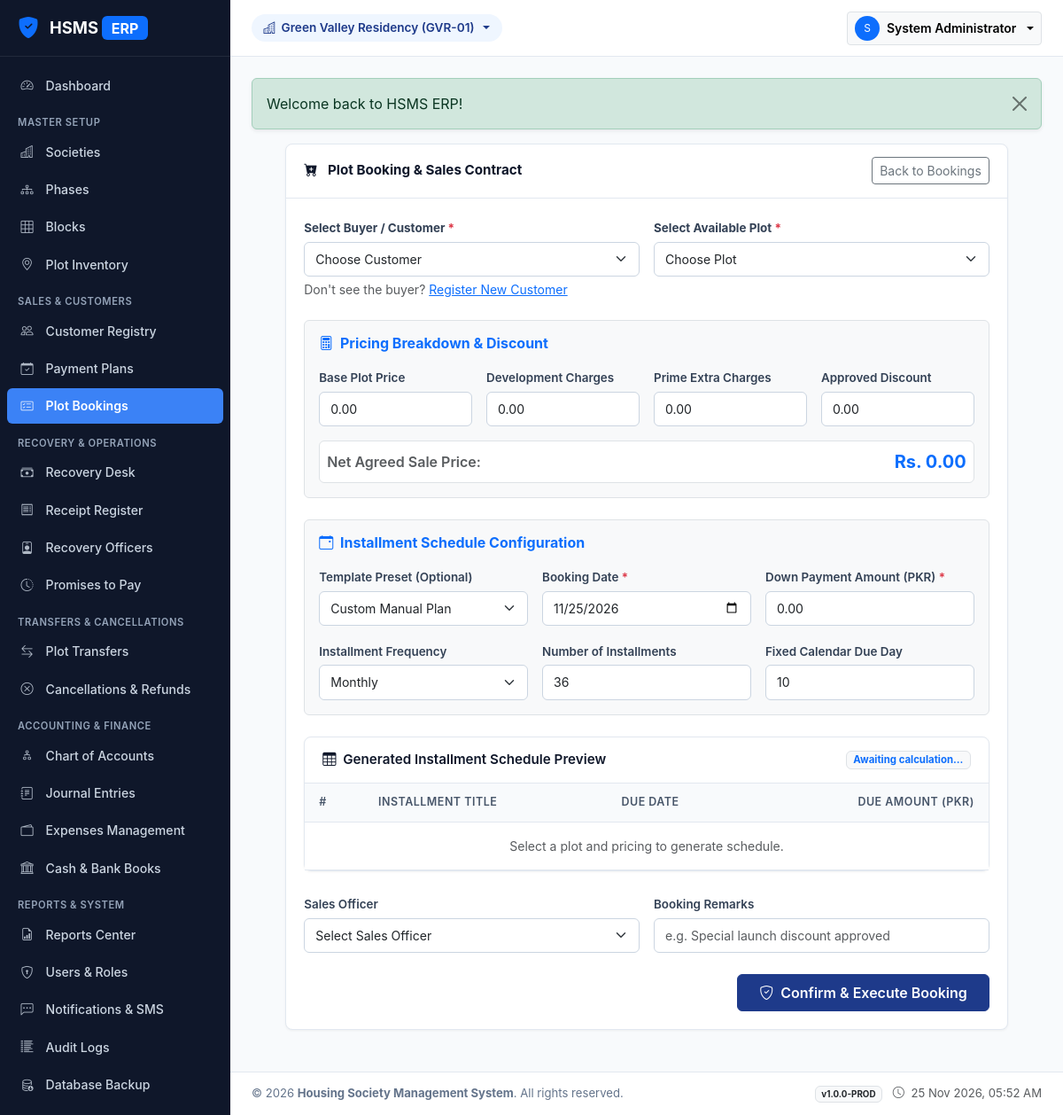
Screenshot of /modules/bookings/create.php (signed in) with the database file from the repository.
### tables this page shows
CREATE TABLE `societies` (
  `id` int(10) unsigned NOT NULL AUTO_INCREMENT,
  `society_code` varchar(20) NOT NULL,
  `name` varchar(150) NOT NULL,
  `location` varchar(255) NOT NULL,
  `address` text DEFAULT NULL,
  `contact_number` varchar(50) NOT NULL,
  `email` varchar(100) DEFAULT NULL,
  `registration_number` varchar(100) DEFAULT NULL,
  `logo_path` varchar(255) DEFAULT NULL,
  `start_date` date DEFAULT NULL,
  `status` enum('active','inactive') NOT NULL DEFAULT 'active',
  `remarks` text DEFAULT NULL,
  `created_at` timestamp NOT NULL DEFAULT current_timestamp(),
  `updated_at` timestamp NOT NULL DEFAULT current_timestamp() ON UPDATE current_timestamp(),
  PRIMARY KEY (`id`),
  UNIQUE KEY `society_code` (`society_code`)
);

CREATE TABLE `users` (
  `id` int(10) unsigned NOT NULL AUTO_INCREMENT,
  `name` varchar(100) NOT NULL,
  `email` varchar(100) NOT NULL,
  `username` varchar(50) NOT NULL,
  `password_hash` varchar(255) NOT NULL,
  `phone` varchar(30) DEFAULT NULL,
  `role_id` int(10) unsigned NOT NULL,
  `is_super_admin` tinyint(1) NOT NULL DEFAULT 0,
  `status` enum('active','inactive','suspended') NOT NULL DEFAULT 'active',
  `last_login` datetime DEFAULT NULL,
  `created_at` timestamp NOT NULL DEFAULT current_timestamp(),
  PRIMARY KEY (`id`),
  UNIQUE KEY `email` (`email`),
  UNIQUE KEY `username` (`username`),
  KEY `fk_user_role` (`role_id`),
  CONSTRAINT `fk_user_role` FOREIGN KEY (`role_id`) REFERENCES `roles` (`id`)
);

### includes/helpers.php (called while the page is built, shortened)
<?php
function e(mixed $string): string {
    return htmlspecialchars((string)($string ?? ''), ENT_QUOTES | ENT_SUBSTITUTE, 'UTF-8');
}
function base_url(string $path = ''): string {
    $path = ltrim($path, '/');
    return '/HSMS/' . $path;
}
function has_flash(): bool {
    return !empty($_SESSION['__flash']);
}
function get_flash(): array {
    $flashes = $_SESSION['__flash'] ?? [];
    return $flashes;
}

### includes/auth.php (called while the page is built, shortened)
<?php
function current_user(): ?array {
    return [
        'id'             => (int)$_SESSION['user_id'],
        'name'           => (string)($_SESSION['user_name'] ?? ''),
        'username'       => (string)($_SESSION['username'] ?? ''),
        'email'          => (string)($_SESSION['user_email'] ?? ''),
        'role_id'        => (int)($_SESSION['user_role_id'] ?? 0),
        'role_name'      => (string)($_SESSION['user_role_name'] ?? ''),
        'is_super_admin' => (bool)($_SESSION['is_super_admin'] ?? false)
    ];
}
function get_active_society_id(): int {
    if (!empty($_SESSION['active_society_id'])) {
        return (int)$_SESSION['active_society_id'];
    }
    $db = get_db_connection();
    $stmt = $db->query("SELECT `id` FROM `societies` WHERE `status` = 'active' ORDER BY `id` ASC LIMIT 1");
    $id = (int)$stmt->fetchColumn();
    return $id;
}
function get_active_society(): ?array {
    $socId = get_active_society_id();
    $db = get_db_connection();
    $stmt = $db->prepare("SELECT * FROM `societies` WHERE `id` = :id LIMIT 1");
    $stmt->execute(['id' => $socId]);
    return $stmt->fetch() ?: null;
}

### modules/bookings/create.php (the view, shortened to what this page needs)
<?php
$db = get_db_connection();
$stmtOfficers = $db->query("SELECT id, name FROM `users` WHERE `status` = 'active' ORDER BY `name` ASC");
$officers = $stmtOfficers->fetchAll();
require_once __DIR__ . '/../../includes/header.php';
?>
<div class="row justify-content-center">
    <div class="col-lg-11">
        <div class="card-hs">
            <div class="card-header d-flex justify-content-between align-items-center">
                <span class="fw-bold"><i class="bi bi-cart-plus-fill me-2"></i> Plot Booking & Sales Contract</span>
                <a href="<?= base_url('modules/bookings/index.php') ?>" class="btn btn-sm btn-outline-secondary">Back to Bookings</a>
            </div>
            <div class="card-body">
                <form method="POST" id="bookingForm">
                    <div class="row g-3 mb-4">
                        <div class="col-md-6">
                            <label class="form-label fw-bold">Select Buyer / Customer <span class="text-danger">*</span></label>
                            <select name="customer_id" id="customer_id" class="form-select form-select-sm <?= isset($errors['customer_id']) ? 'is-invalid' : '' ?>" required>
                                <option value="">Choose Customer</option>
                            </select>
                            <div class="form-text small">Don't see the buyer? <a href="<?= base_url('modules/customers/create.php') ?>" target="_blank">Register New Customer</a></div>
                        </div>
                        <div class="col-md-6">
                            <label class="form-label fw-bold">Select Available Plot <span class="text-danger">*</span></label>
                            <select name="plot_id" id="plot_id" class="form-select form-select-sm <?= isset($errors['plot_id']) ? 'is-invalid' : '' ?>" required onchange="handlePlotChange(this.value)">
                                <option value="">Choose Plot</option>
                            </select>
                        </div>
                    </div>
                    <div class="p-3 mb-4 rounded bg-light border">
                        <h6 class="fw-bold text-primary mb-3"><i class="bi bi-calculator me-1"></i> Pricing Breakdown & Discount</h6>
                        <div class="row g-3">
                            <div class="col-md-3">
                                <label class="form-label">Base Plot Price</label>
                                <input type="number" step="0.01" name="base_price" id="base_price" class="form-control form-control-sm" required value="<?= e($_POST['base_price'] ?? '0.00') ?>" oninput="recalcNetAndSchedule()">
                            </div>
                            <div class="col-md-3">
                                <label class="form-label">Development Charges</label>
                                <input type="number" step="0.01" name="development_charges" id="development_charges" class="form-control form-control-sm" value="<?= e($_POST['development_charges'] ?? '0.00') ?>" oninput="recalcNetAndSchedule()">
                            </div>
                            <div class="col-md-3">
                                <label class="form-label">Prime Extra Charges</label>
                                <input type="number" step="0.01" name="extra_charges" id="extra_charges" class="form-control form-control-sm" value="<?= e($_POST['extra_charges'] ?? '0.00') ?>" oninput="recalcNetAndSchedule()">
                            </div>
                            <div class="col-md-3">
                                <label class="form-label">Approved Discount</label>
                                <input type="number" step="0.01" name="discount_amount" id="discount_amount" class="form-control form-control-sm" value="<?= e($_POST['discount_amount'] ?? '0.00') ?>" oninput="recalcNetAndSchedule()">
                            </div>
                        </div>
                        <div class="mt-3 p-2 bg-white rounded border d-flex justify-content-between align-items-center">
                            <span class="fw-semibold text-muted">Net Agreed Sale Price:</span>
                            <span class="fs-5 fw-bold text-primary" id="net_price_display">Rs. 0.00</span>
                        </div>
                    </div>
                    <div class="p-3 mb-4 rounded bg-light border">
                        <h6 class="fw-bold text-primary mb-3"><i class="bi bi-calendar-event me-1"></i> Installment Schedule Configuration</h6>
                        <div class="row g-3 mb-3">
                            <div class="col-md-4">
                                <label class="form-label">Template Preset (Optional)</label>
                                <select id="plan_template_select" class="form-select form-select-sm" onchange="applyPlanTemplate(this.value)">
                                    <option value="">Custom Manual Plan</option>
                                </select>
                            </div>
                            <div class="col-md-4">
                                <label class="form-label">Booking Date <span class="text-danger">*</span></label>
                                <input type="date" name="booking_date" id="booking_date" class="form-control form-control-sm" required value="<?= e($_POST['booking_date'] ?? date('Y-m-d')) ?>" onchange="fetchSchedulePreview()">
                            </div>
                            <div class="col-md-4">
                                <label class="form-label">Down Payment Amount (PKR) <span class="text-danger">*</span></label>
                                <input type="number" step="0.01" name="down_payment_amount" id="down_payment_amount" class="form-control form-control-sm" required value="<?= e($_POST['down_payment_amount'] ?? '0.00') ?>" oninput="fetchSchedulePreview()">
                            </div>
                        </div>
                        <div class="row g-3">
                            <div class="col-md-4">
                                <label class="form-label">Installment Frequency</label>
                                <select name="frequency" id="frequency" class="form-select form-select-sm" onchange="fetchSchedulePreview()">
                                    <option value="monthly">Monthly</option>
                                </select>
                            </div>
                            <div class="col-md-4">
                                <label class="form-label">Number of Installments</label>
                                <input type="number" name="total_installments" id="total_installments" class="form-control form-control-sm" required value="<?= e($_POST['total_installments'] ?? '36') ?>" oninput="fetchSchedulePreview()">
                            </div>
                            <div class="col-md-4">
                                <label class="form-label">Fixed Calendar Due Day</label>
                                <input type="number" min="1" max="31" name="due_day" id="due_day" class="form-control form-control-sm" value="<?= e($_POST['due_day'] ?? '10') ?>" oninput="fetchSchedulePreview()">
                            </div>
                        </div>
                    </div>
                    <div class="card-hs mb-4">
                        <div class="card-header d-flex justify-content-between align-items-center">
                            <span><i class="bi bi-table me-1"></i> Generated Installment Schedule Preview</span>
                            <span class="badge bg-light text-primary border" id="preview_summary">Awaiting calculation...</span>
                        </div>
                        <div class="table-responsive" style="max-height: 280px; overflow-y: auto;">
                            <table class="table table-sm table-hs mb-0" id="scheduleTable">
                                <thead>
                                    <tr>
                                        <th>#</th>
                                        <th>Installment Title</th>
                                        <th>Due Date</th>
                                        <th class="text-end">Due Amount (PKR)</th>
                                    </tr>
                                </thead>
                                <tbody id="scheduleTbody">
                                    <tr><td colspan="4" class="text-center text-muted py-3">Select a plot and pricing to generate schedule.</td></tr>
                                </tbody>
                            </table>
                        </div>
                    </div>
                    <div class="row g-3 mb-4">
                        <div class="col-md-6">
                            <label class="form-label">Sales Officer</label>
                            <select name="sales_officer_id" class="form-select form-select-sm">
                                <option value="">Select Sales Officer</option>
                            </select>
                        </div>
                        <div class="col-md-6">
                            <label class="form-label">Booking Remarks</label>
                            <input type="text" name="remarks" class="form-control form-control-sm" placeholder="e.g. Special launch discount approved" value="<?= e($_POST['remarks'] ?? '') ?>">
                        </div>
                    </div>
                    <div class="text-end">
                        <button type="submit" class="btn btn-hs-primary px-4 py-2 fw-semibold">
                            <i class="bi bi-shield-check me-1"></i> Confirm & Execute Booking
                        </button>
                    </div>
                </form>
            </div>
        </div>
    </div>
</div>
<?php require_once __DIR__ . '/../../includes/footer.php'; ?>

### includes/header.php (shortened to what this page needs)
<?php
$currentUser = current_user();
$activeSociety = get_active_society();
?>
<!DOCTYPE html>
<html lang="en">
<head>
    <link href="https://cdn.jsdelivr.net/npm/bootstrap@5.3.3/dist/css/bootstrap.min.css" rel="stylesheet">
    <link rel="stylesheet" href="https://cdn.jsdelivr.net/npm/bootstrap-icons@1.11.3/font/bootstrap-icons.min.css">
    <link rel="stylesheet" href="<?= base_url('assets/css/style.css') ?>">
</head>
<body>
<div id="app-wrapper">
    <?php require_once __DIR__ . '/sidebar.php'; ?>
    <div id="content-wrapper">
        <header class="top-navbar">
            <div class="d-flex align-items-center gap-3">
                <div class="dropdown">
                    <button class="society-badge-pill dropdown-toggle border-0" type="button" data-bs-toggle="dropdown" aria-expanded="false">
                        <i class="bi bi-buildings"></i>
                        <span><?= e($activeSociety['name'] ?? 'Select Society') ?> (<?= e($activeSociety['society_code'] ?? '—') ?>)</span>
                    </button>
                </div>
            </div>
            <div class="d-flex align-items-center gap-3">
                <div class="dropdown">
                    <button class="btn btn-sm btn-light border dropdown-toggle d-flex align-items-center gap-2" type="button" data-bs-toggle="dropdown" aria-expanded="false">
                        <div class="rounded-circle bg-primary text-white d-flex align-items-center justify-content-center" style="width: 28px; height: 28px; font-size: 0.75rem;">
                            <?= strtoupper(substr($currentUser['name'], 0, 1)) ?>
                        </div>
                        <span class="d-none d-sm-inline fw-semibold"><?= e($currentUser['name']) ?></span>
                    </button>
                </div>
            </div>
        </header>
        <main class="page-container">
            <?php if (has_flash()): ?>
                <?php foreach (get_flash() as $flash): ?>
                    <div class="alert alert-<?= e($flash['type']) ?> alert-dismissible fade show shadow-sm" role="alert">
                        <?= e($flash['message']) ?>
                        <button type="button" class="btn-close" data-bs-dismiss="alert" aria-label="Close"></button>
                    </div>
                <?php endforeach; ?>
            <?php endif; ?>

### rows the page displays
societies: name "Green Valley Residency", society_code "GVR-01"
users: name "S", name "System Administrator"

### other values shown
$flash['message'] "Welcome back to HSMS ERP!"
APP_NAME "Housing Society Management System"
APP_VERSION "1.0.0-PROD"
